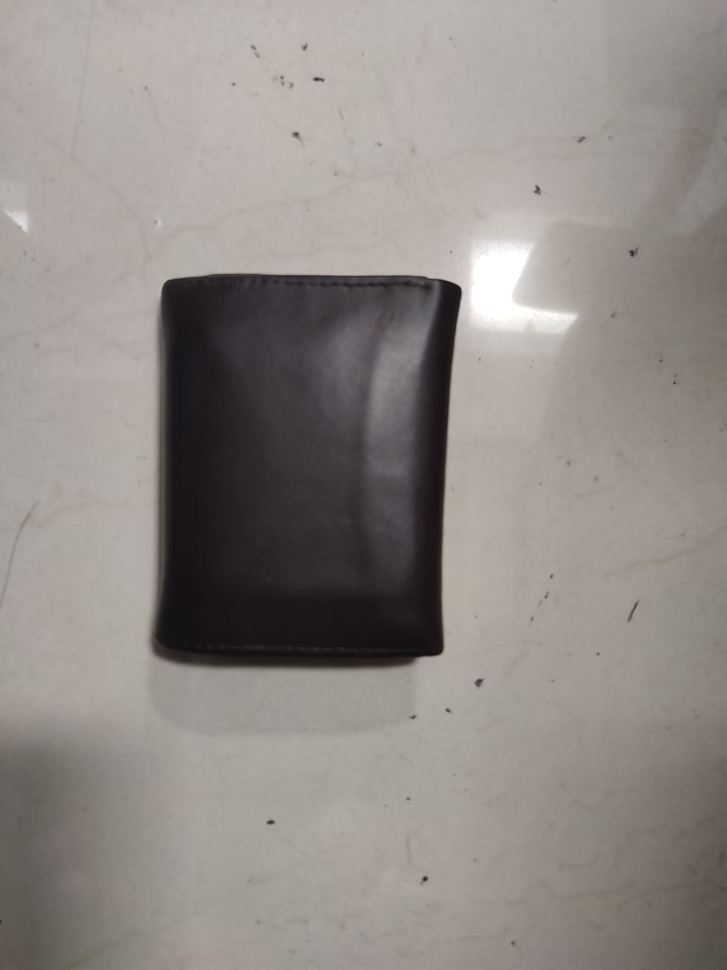
#> input picture Lab/fotos/foto_6.png, 727 x 970 px, shrunk from 1200 x 1600 before the run, found by its file name
$ python practica_3.py
#> lines starting #> are read from the running program, lines starting #| are printed output that depends on the picture
### Lab/practica_1.py
# Processing images

import matplotlib.image as img
import numpy as np
from PIL import Image

def make_image_scale(photo:str, scale):
#> called with photo = 'fotos\\foto_6.png', scale = 8
    image = img.imread(photo)
#> image is the input picture: shape (970, 727, 3) float32; mean R, G, B 0.568, 0.544, 0.527
    w, h = image.shape[:2]
#> w = 970; h = 727

    xNew = int(w * 1 / scale)
#> xNew = 121
    yNew = int(h * 1 / scale)
#> yNew = 90

    xScale = xNew/(w-1)
#> xScale = 0.125
    yScale = yNew/(h-1)
#> yScale = 0.124

    newImage = np.zeros([xNew, yNew, 3])

    for i in range(xNew-1):
        for j in range(yNew-1):
            newImage[i + 1, j + 1]= image[1 + int(i / xScale), 1 + int(j / yScale)]
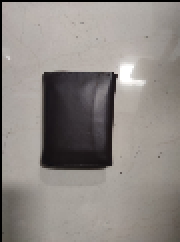
#> newImage: shape (121, 90, 3) float64 (shown 2 times larger); mean R, G, B 0.559, 0.536, 0.52

    np.set_printoptions(threshold=np.inf)
    img.imsave('scaled.png', newImage)

# [13 lines left out: function get_matrix, not called in this run]

### Lab/practica_3.py
import matplotlib.pyplot as plt
import numpy as np
import cv2
import practica_1

practica_1.make_image_scale(r'fotos\foto_6.png', 8)

sample_image = cv2.imread('scaled.png')

twoDimage = sample_image.reshape((-1,3))
twoDimage = np.float32(twoDimage)

criteria = (cv2.TERM_CRITERIA_EPS + cv2.TERM_CRITERIA_MAX_ITER, 10, 1.0)
K = 2
attempts=10

ret,label,center=cv2.kmeans(twoDimage,K,None,criteria,attempts,cv2.KMEANS_PP_CENTERS)
#> ret = 16698012.4; label = 10890 values, max 1 at index 0, min 0 at index 91, mean 0.2; center = [[153.8, 159.4, 165.6], [47.85, 46.53, 51.01]]
center = np.uint8(center)
#> center = [[153, 159, 165], [47, 46, 51]]
res = center[label.flatten()]
result_image = res.reshape((sample_image.shape))
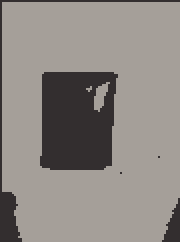
#> result_image: shape (121, 90, 3) (shown 2 times larger); mean B, G, R 131.8, 136.4, 142.2

cv2.imwrite('result_3.png', result_image)
